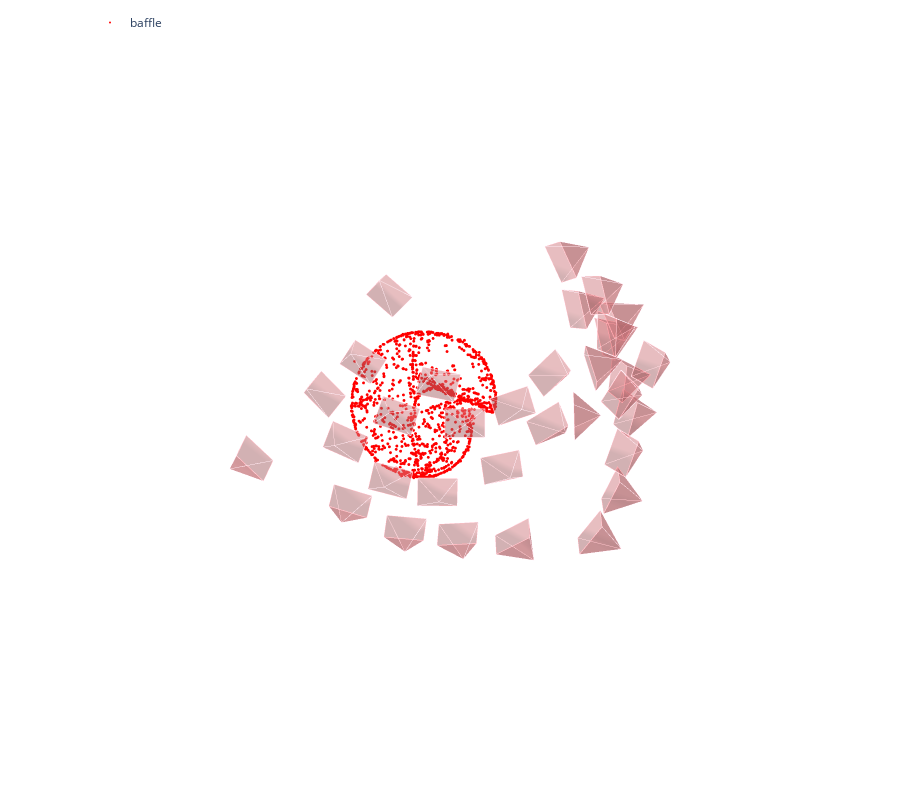

The code cell stored with this chart in its notebook:
### Code cell
model = reconstruction.main(sfm_dir, images, sfm_pairs, features, matches, image_list=references)
end = time.time()
print(end- start)
fig = viz_3d.init_figure()
viz_3d.plot_reconstruction(fig, model, name="baffle")
fig.show()
